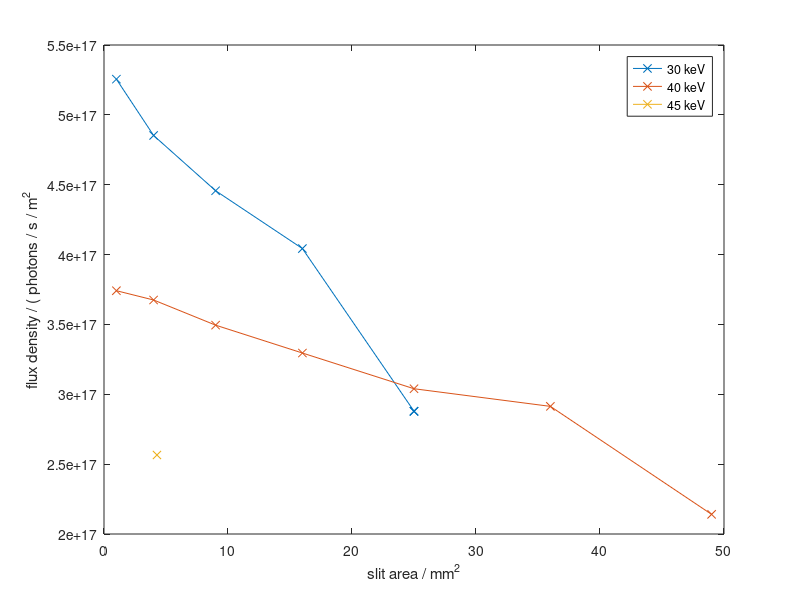
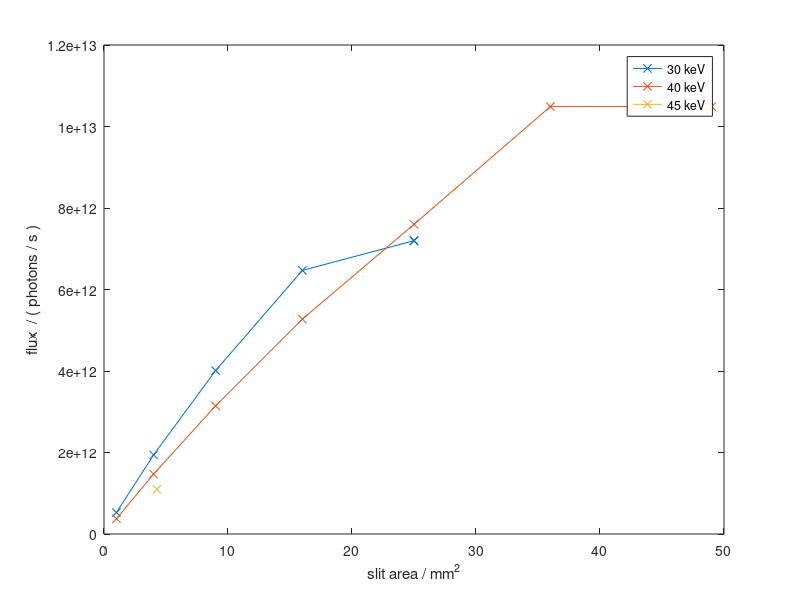

Recreate these plots in MATLAB, in order.


% Flux measurements, commissioning, start: Wednesday, 2018-11-07
% PETRA III: 40 Bunch mode, 90 mA top-up

%Frontend Filter: 300 µm CVD + 50 µm Cu__  
% x-ray transmission at 30000 eV: 0.59__

%% Jupyter notebook issues
% - conversion factor flux(ss)/diode_avg differs from energy to energy
% - same values at E = 20 keV for 2x2 and 4x4

% FABIAN: ampfactor

%% 30 keV %%%%%%%%%%%%%%%%%%%%%%%%%%%%%%%%%%%%%%%%%%%%%%%%%%%%%%%%%%%%%%%%%
% Filter: 300 µm CVD + 50 µm Cu

nn = 1;
s(nn).energy = 30000;
ampfactor = 10000.000;
ss = 0;

ss = ss + 1;
s(nn).slit(ss) = 1*1;% mm^2:
s(nn).flux(ss) = 525542981736.40088;

ss = ss + 1;
s(nn).slit(ss) = 2 * 2; % mm^2
s(nn).flux(ss) = 1940990239781.5906;

ss = ss + 1;
s(nn).slit(ss) = 3 * 3; % mm^2
s(nn).flux(ss) = 4011265338705.3613;

ss = ss + 1;
s(nn).slit(ss) = 4 * 4; % mm^2
s(nn).flux(ss) = 6468891040609.7197;

ss = ss + 1;
s(nn).slit(ss) = 5 * 5; % mm^2
s(nn).flux(ss) = 7197470294599.7373;

% last: open
ss = ss + 1;
s(nn).slit(ss) = 5 * 5; % mm^2
s(nn).flux(ss) = 7196073558201.9785;

%first: open
ss = ss + 1;
s(nn).slit(ss) = 5 * 5; % mm^2
s(nn).flux(ss) =  7195894765156.3301;


%% E 40 keV%%%%%%%%%%%%%%%%%%%%%%%%%%%%%%%%%%%%%%%%%%%%%%%%%%%%%%%%%%%%%%%%
nn = nn + 1;
s(nn).energy = 40000;
ss = 0;

s(nn).time = 3;

ss = ss + 1; 
s(nn).slit(ss) = 7 * 7;% mm^2
s(nn).flux(ss) = 10488633252830.309;

ss = ss + 1;
s(nn).slit(ss) = 6 * 6; % mm^2
s(nn).flux(ss) = 10488633252830.309;

ss = ss + 1;
s(nn).slit(ss) = 5 * 5; % mm^2
s(nn).flux(ss) = 7599308484093.8027;

ss = ss + 1; 
s(nn).slit(ss) = 4 * 4; % mm^2
s(nn).flux(ss) = 5272609387773.2314;

ss = ss + 1; 
s(nn).slit(ss) = 3 * 3; % mm^2
s(nn).flux(ss) = 3145347014571.5469;

ss = ss + 1;
s(nn).slit(ss) = 2 * 2; % mm^2
s(nn).flux(ss) = 1469944935441.7734;

ss = ss + 1; 
s(nn).slit(ss) = 1 * 1; % mm^2
s(nn).flux(ss) = 374143014711.56433;

%% synchroload beamtime %%%%%%%%%%%%%%%%%%%%%%%%%%%%%%%%%%%%%%%%%%%%%%%%%%%
nn = nn + 1;
s(nn).energy = 45000;
s(nn).flux = 1095734443447;
fd2 = 2.5655e+17 / 1000^3; %photons / s / m^2
s(nn).slit = 4.271000; % mm^2



%% Plot
figure( 'Name', 'Flux density vs slit' )
l = cell( [1, 3] );
for nn = 1:3
    flux_density = s(nn).flux  ./ (s(nn).slit * 1e-6);
    plot( s(nn).slit,  flux_density, '-x' )
    hold on
    l{nn} = sprintf( '%u keV', s(nn).energy / 1000 );
end
xlabel( 'slit area / mm^2' )
ylabel( 'flux density / ( photons / s / m^2' )
legend( l )


%% Plot
figure( 'Name', 'Flux vs slit' )
l = cell( [1, 3] );
for nn = 1:3
    flux = s(nn).flux  ;
    plot( s(nn).slit,  flux, '-x' )
    hold on
    l{nn} = sprintf( '%u keV', s(nn).energy / 1000 );
end
xlabel( 'slit area / mm^2' )
ylabel( 'flux  / ( photons / s )' )
legend( l )

%% E 50 keV %%%%%%%%%%%%%%%%%%%%%%%%%%%%%%%%%%%%%%%%%%%%%%%%%%%%%%%%%%%%%%
%nn = nn + 1;
%energy(nn) = 50000; % eV
% Filter: 300 µm CVD + 50 µm Cu and 4mm GC
% x-ray transmission at 50000 eV: 0.73
